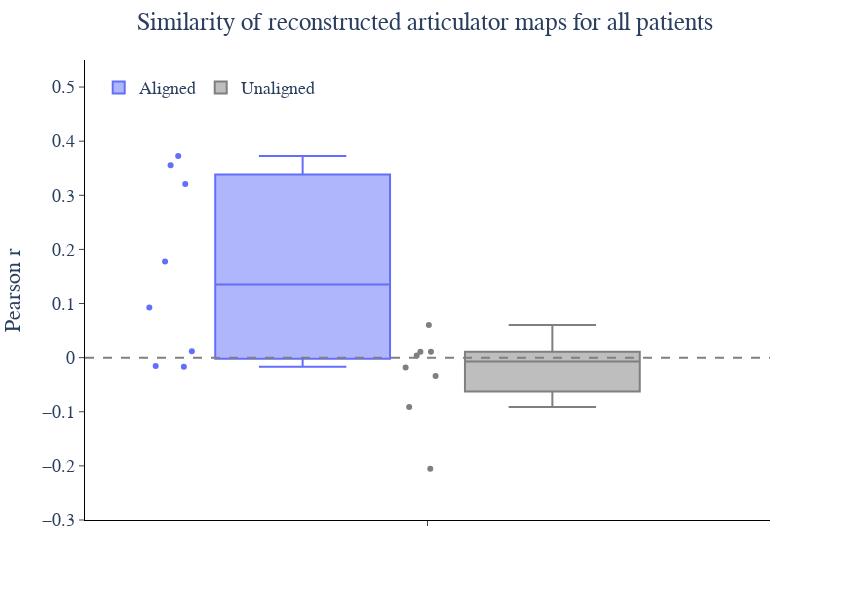

The code cell stored with this chart in its notebook:
### Code cell
fig_df = artic_sim_full_df.groupby(['Patient', 'Type']).agg({'Cosine Similarity': ['mean']}).reset_index()
fig_df.columns = ['Patient', 'Type', 'Cosine Similarity']

fig = px.box(fig_df, color='Type', y="Cosine Similarity", points='all', width=850, height=600, color_discrete_sequence=[px.colors.qualitative.Plotly[0], '#7F7F7F'])
# fig = px.box(artic_sim_full_df, color='Type', y="Cosine Similarity", x='Articulator', points='all', width=850, height=600, color_discrete_sequence=[px.colors.qualitative.Plotly[0], '#7F7F7F'])
fig.add_hline(y=0, line_dash='dash', line_color='grey')
fig.update_layout(
    plot_bgcolor='white',
    legend=dict(
        orientation='h',
        yanchor='top',
        y=0.98,
        xanchor='left',
        x=0.02,
        title_text=''
    ),
    title_text='Similarity of reconstructed articulator maps for all patients',
    title_x=0.5,
    font=dict(size=18, family='Arial')
)
fig.update_xaxes(
    # title='',
    mirror=False,
    ticks='outside',
    showline=True,
    linecolor='black',
    showgrid=False,
    # tickvals=[],
    range=[-0.48, 0.48],
)
fig.update_yaxes(
    title='Pearson r',
    mirror=False,
    ticks='outside',
    showline=True,
    linecolor='black',
    showgrid=False,
    range=[-0.3, 0.55],
)

fig.show()

### Figure 1 — Plotly figure (JSON) as saved in the notebook; plotly's stock layout.template omitted (floating-point values rounded to 4 significant figures)
{"data": [{"alignmentgroup": "True", "boxpoints": "all", "hovertemplate": "Type=Aligned<br>Cosine Similarity=%{y}<extra></extra>", "legendgroup": "Aligned", "marker": {"color": "#636EFA"}, "name": "Aligned", "notched": false, "offsetgroup": "Aligned", "orientation": "v", "showlegend": true, "type": "box", "x0": " ", "xaxis": "x", "y": [0.3555, -0.017, 0.1777, 0.09254, 0.321, 0.0117, -0.01566, 0.3725], "y0": " ", "yaxis": "y"}, {"alignmentgroup": "True", "boxpoints": "all", "hovertemplate": "Type=Unaligned<br>Cosine Similarity=%{y}<extra></extra>", "legendgroup": "Unaligned", "marker": {"color": "#7F7F7F"}, "name": "Unaligned", "notched": false, "offsetgroup": "Unaligned", "orientation": "v", "showlegend": true, "type": "box", "x0": " ", "xaxis": "x", "y": [-0.09128, -0.01828, 0.06025, 0.0111, -0.2051, 0.01089, 0.004054, -0.03402], "y0": " ", "yaxis": "y"}], "layout": {"boxmode": "group", "font": {"family": "Arial", "size": 18}, "height": 600, "legend": {"orientation": "h", "title": {"text": ""}, "tracegroupgap": 0, "x": 0.02, "xanchor": "left", "y": 0.98, "yanchor": "top"}, "margin": {"t": 60}, "plot_bgcolor": "white", "shapes": [{"line": {"color": "grey", "dash": "dash"}, "type": "line", "x0": 0, "x1": 1, "xref": "x domain", "y0": 0, "y1": 0, "yref": "y"}], "title": {"text": "Similarity of reconstructed articulator maps for all patients", "x": 0.5}, "width": 850, "xaxis": {"anchor": "y", "domain": [0, 1], "linecolor": "black", "mirror": false, "range": [-0.48, 0.48], "showgrid": false, "showline": true, "ticks": "outside"}, "yaxis": {"anchor": "x", "domain": [0, 1], "linecolor": "black", "mirror": false, "range": [-0.3, 0.55], "showgrid": false, "showline": true, "ticks": "outside", "title": {"text": "Pearson r"}}}}
